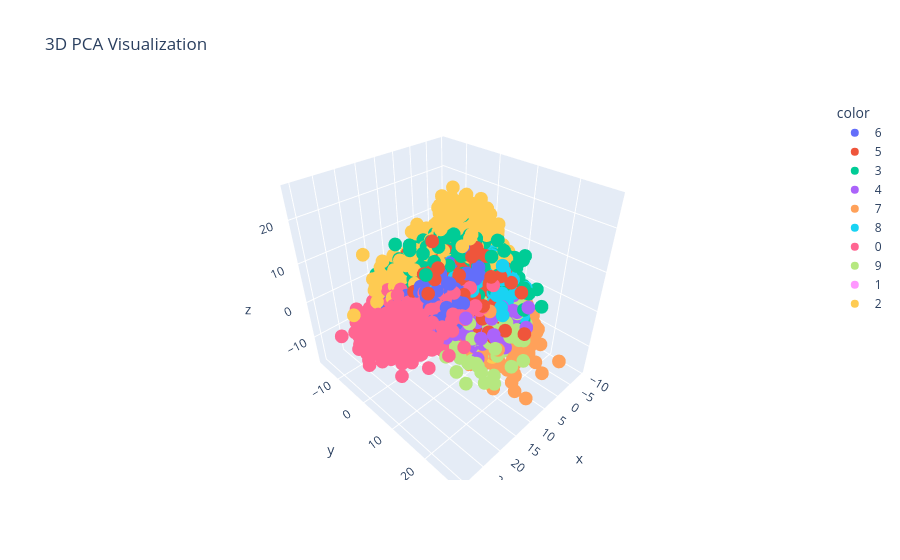

Notebook cell for this chart:
### Code cell
#3d visualization
# Import Library
import plotly.express as px

# PCA in 3D
pca = PCA(n_components=3)

X_train_trf = pca.fit_transform(X_train)
X_test_trf = pca.transform(X_test)

# Convert labels into string
y_train_trf = y_train.astype(str)

# 3D Scatter Plot
fig = px.scatter_3d(
    x=X_train_trf[:,0],
    y=X_train_trf[:,1],
    z=X_train_trf[:,2],
    color=y_train_trf,
    title="3D PCA Visualization"
)

fig.show()

### Figure 1 — Plotly figure (JSON) as saved in the notebook; plotly's stock layout.template omitted (floating-point values rounded to 4 significant figures; data arrays with more than 128 entries replaced by an {"elided": "..."} marker saying what was removed)
{"data": [{"hovertemplate": "color=6<br>x=%{x}<br>y=%{y}<br>z=%{z}<extra></extra>", "legendgroup": "6", "marker": {"color": "#636efa", "symbol": "circle"}, "mode": "markers", "name": "6", "scene": "scene", "showlegend": true, "type": "scatter3d", "x": {"elided": "3352 float values"}, "y": {"elided": "3352 float values"}, "z": {"elided": "3352 float values"}}, {"hovertemplate": "color=5<br>x=%{x}<br>y=%{y}<br>z=%{z}<extra></extra>", "legendgroup": "5", "marker": {"color": "#EF553B", "symbol": "circle"}, "mode": "markers", "name": "5", "scene": "scene", "showlegend": true, "type": "scatter3d", "x": {"elided": "3093 float values"}, "y": {"elided": "3093 float values"}, "z": {"elided": "3093 float values"}}, {"hovertemplate": "color=3<br>x=%{x}<br>y=%{y}<br>z=%{z}<extra></extra>", "legendgroup": "3", "marker": {"color": "#00cc96", "symbol": "circle"}, "mode": "markers", "name": "3", "scene": "scene", "showlegend": true, "type": "scatter3d", "x": {"elided": "3414 float values"}, "y": {"elided": "3414 float values"}, "z": {"elided": "3414 float values"}}, {"hovertemplate": "color=4<br>x=%{x}<br>y=%{y}<br>z=%{z}<extra></extra>", "legendgroup": "4", "marker": {"color": "#ab63fa", "symbol": "circle"}, "mode": "markers", "name": "4", "scene": "scene", "showlegend": true, "type": "scatter3d", "x": {"elided": "3233 float values"}, "y": {"elided": "3233 float values"}, "z": {"elided": "3233 float values"}}, {"hovertemplate": "color=7<br>x=%{x}<br>y=%{y}<br>z=%{z}<extra></extra>", "legendgroup": "7", "marker": {"color": "#FFA15A", "symbol": "circle"}, "mode": "markers", "name": "7", "scene": "scene", "showlegend": true, "type": "scatter3d", "x": {"elided": "3508 float values"}, "y": {"elided": "3508 float values"}, "z": {"elided": "3508 float values"}}, {"hovertemplate": "color=8<br>x=%{x}<br>y=%{y}<br>z=%{z}<extra></extra>", "legendgroup": "8", "marker": {"color": "#19d3f3", "symbol": "circle"}, "mode": "markers", "name": "8", "scene": "scene", "showlegend": true, "type": "scatter3d", "x": {"elided": "3228 float values"}, "y": {"elided": "3228 float values"}, "z": {"elided": "3228 float values"}}, {"hovertemplate": "color=0<br>x=%{x}<br>y=%{y}<br>z=%{z}<extra></extra>", "legendgroup": "0", "marker": {"color": "#FF6692", "symbol": "circle"}, "mode": "markers", "name": "0", "scene": "scene", "showlegend": true, "type": "scatter3d", "x": {"elided": "3316 float values"}, "y": {"elided": "3316 float values"}, "z": {"elided": "3316 float values"}}, {"hovertemplate": "color=9<br>x=%{x}<br>y=%{y}<br>z=%{z}<extra></extra>", "legendgroup": "9", "marker": {"color": "#B6E880", "symbol": "circle"}, "mode": "markers", "name": "9", "scene": "scene", "showlegend": true, "type": "scatter3d", "x": {"elided": "3350 float values"}, "y": {"elided": "3350 float values"}, "z": {"elided": "3350 float values"}}, {"hovertemplate": "color=1<br>x=%{x}<br>y=%{y}<br>z=%{z}<extra></extra>", "legendgroup": "1", "marker": {"color": "#FF97FF", "symbol": "circle"}, "mode": "markers", "name": "1", "scene": "scene", "showlegend": true, "type": "scatter3d", "x": {"elided": "3775 float values"}, "y": {"elided": "3775 float values"}, "z": {"elided": "3775 float values"}}, {"hovertemplate": "color=2<br>x=%{x}<br>y=%{y}<br>z=%{z}<extra></extra>", "legendgroup": "2", "marker": {"color": "#FECB52", "symbol": "circle"}, "mode": "markers", "name": "2", "scene": "scene", "showlegend": true, "type": "scatter3d", "x": {"elided": "3331 float values"}, "y": {"elided": "3331 float values"}, "z": {"elided": "3331 float values"}}], "layout": {"legend": {"title": {"text": "color"}, "tracegroupgap": 0}, "scene": {"domain": {"x": [0, 1], "y": [0, 1]}, "xaxis": {"title": {"text": "x"}}, "yaxis": {"title": {"text": "y"}}, "zaxis": {"title": {"text": "z"}}}, "title": {"text": "3D PCA Visualization"}}}
